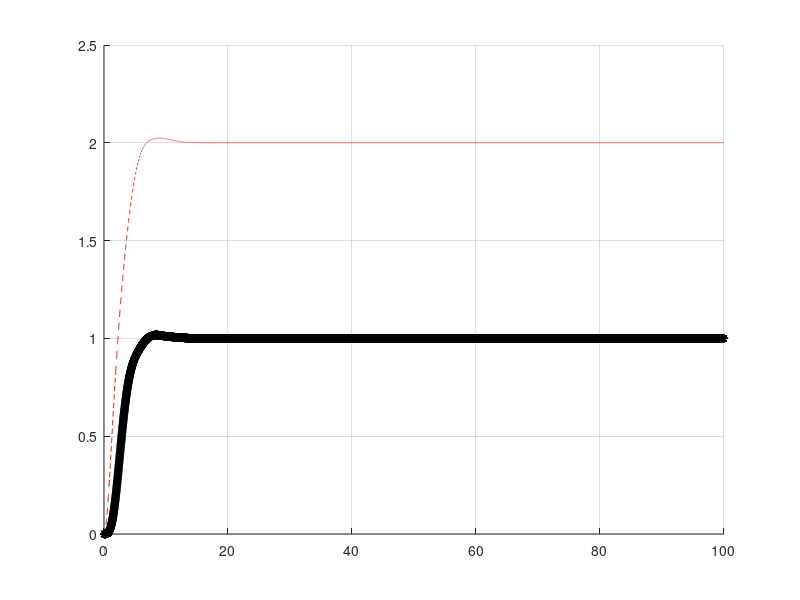

MATLAB code to generate this figure:
clc
clear all
close all

j1=1;
j2=1;
k1=1;
k2=1;
b1=1;
b2=1;
fa=1;

t0=0;
dt=0.01;
tf=100;

t=t0:dt:tf;

Xp(:,1)=[0;0];
X(:,1)=[0;0];

FA=[fa;0];
J=[j1 0
    0 j2];
B=[b1 0
    0 b2];
K=[k2 -k2
    -k2 k1+k2];

for i=1:length(t)-1

    Xpp(:,i)=(inv(J))*(FA-(B*Xp(:,i))-(K*X(:,i)));
    Xp(:,i+1)=[sum(Xpp(1,:)*dt);sum(Xpp(2,:)*dt)];
    X(:,i+1)=[sum(Xp(1,:)*dt);sum(Xp(2,:)*dt)];
    
end

figure
hold on
grid on
plot(t,X(1,:),'r--')
plot(t,X(2,:),'k*')
hold off

% figure
% hold on
% for i=1:length(t)
%     cla(1)
%     plot([-100 100],[0 0],'k')
%     plot([0 0],[-100 100],'k')
%     area([-X(1,i) -X(1,i)+1],[1 1])
%     area([4 5],[X(2,i)-4 X(2,i)-4],X(2,i)-2)
%     axis([-10 10 -10 10])
%     pause(dt)
% end